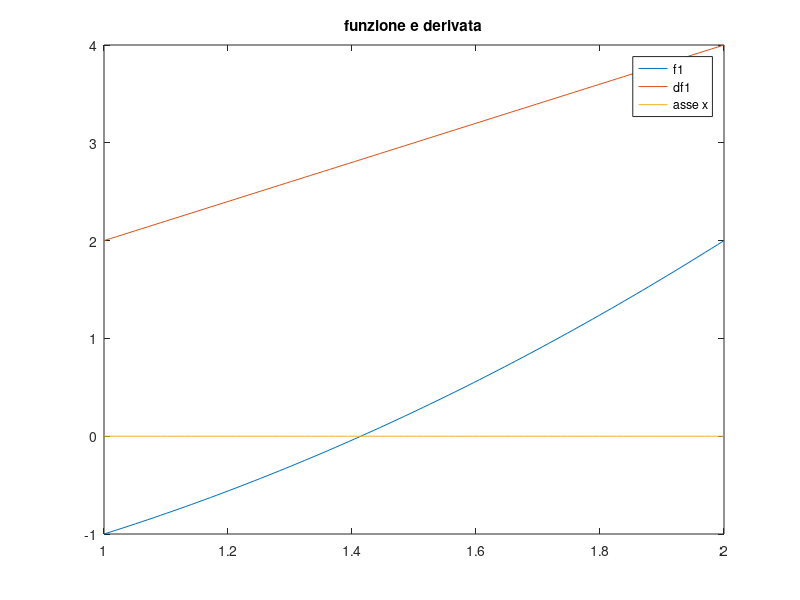

Write the MATLAB code that produced this figure. (Note: this script raises an error after producing the figure.)
% ESERCIZIO 3
%% parametri globali
close all
clear

f1=@(x) x.^2-2; % m=1
f3=@(x) f1(x).^3; % m=3
f5=@(x) f1(x).^5; % m=5
df1=@(x) 2.*x;
ddf1=@(x) 2+0.*x;
df3=@(x) 3.*f1(x).^2.*df1(x);
df5=@(x) 5.*f1(x).^4.*df1(x);

xstar=sqrt(2); % soluzione vera
toll=10^-8;
itmax=100;
x0=2;
method='s';

%% punto 1
a=1; b=2; xplot=linspace(a,b);
yplot1=f1(xplot);
dyplot1=df1(xplot);
yplot3=f3(xplot);
dyplot3=df3(xplot);
yplot5=f5(xplot);
dyplot5=df5(xplot);

F1=figure(1);
plot(xplot,yplot1)
hold on
plot(xplot,dyplot1)
plot(xplot,0*xplot)
legend('f1','df1','asse x')
title('funzione e derivata')
subtitle('m=1')
hold off

F2=figure(2);
plot(xplot,yplot3)
hold on
plot(xplot,dyplot3)
plot(xplot,0*xplot)
legend('f3','df3','asse x')
title('funzione e derivata')
subtitle('m=3')
hold off

F3=figure(3);
plot(xplot,yplot5)
hold on
plot(xplot,dyplot5)
plot(xplot,0*xplot)
legend('f5','df5','asse x')
title('funzione e derivata')
subtitle('m=5')
hold off

%% punto 2
[zero1,res1,iterates1,flag1]=Newton(f1,df1,x0,toll,itmax,method);
[zero2,res3,iterates3,flag3]=NewtonMod(f3,df3,x0,3,toll,itmax,method);
[zero5,res5,iterates5,flag5]=NewtonMod(f5,df5,x0,5,toll,itmax,method);

%% punto 3  
abs_res_vec_1=abs(f1(iterates1));
abs_res_vec_3=abs(f3(iterates3));
abs_res_vec_5=abs(f5(iterates5));

err_1=abs(iterates1-xstar);
err_3=abs(iterates3-xstar);
err_5=abs(iterates5-xstar);

s1=abs(iterates1(2:end)-iterates1(1:end-1));
s3=abs(iterates3(2:end)-iterates3(1:end-1));
s5=abs(iterates5(2:end)-iterates5(1:end-1));

figure(4)
semilogy(abs_res_vec_1,'b--');
hold on
semilogy(s1,'b:');
semilogy(err_1,'b');
semilogy(abs_res_vec_3,'g--');
semilogy(s3,'g:');
semilogy(err_3,'g-o');
semilogy(abs_res_vec_5,'k--');
semilogy(s5,'k:');
semilogy(err_5,'k-+');
hold off
title('Raffronto dei risultati')
legend('abs residuo m=1', 'scarto m=1','errore m=1',...
    'abs residuo m=3', 'scarto m=3','errore m=3',...
    'abs residuo m=5', 'scarto m=5','errore m=5','Location','South')

%% punto 4
figure(5)
semilogy(s1(2:end)./s1(1:end-1).^2,'b-*'); 
hold on
semilogy(s3(2:end)./s3(1:end-1).^2,'g-o');
semilogy(s5(2:end)./s5(1:end-1).^2,'k-+');
hold off
legend('s_{k+1}/{s_k}^p m=1','s_{k+1}/{s_k}^p m=3',...
    's_{k+1}/{s_k}^p m=5',...
    'Location','South')
title('Check ordine di convergenza sperimentale')

%% punto 5
figure(6)
semilogy(err_1(2:end)./s1.^2,'b-*'); 
hold on
semilogy(err_3(2:end)./s3.^2,'g-o');
semilogy(err_5(2:end)./s5.^2,'k-+');
title('rapporto errore scarto');
legend('m=1','m=3','m=5')
hold off
